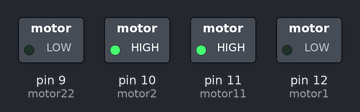
A sketch run on a simulated Arduino Uno, built with avr-gcc and run on an emulated ATmega328P. Shown: switched loads named in the sketch (green lamp = pin HIGH).

Above: at 0.2 s.
Timing chart, 0 to 1.7 s (numbered marks = the images above):
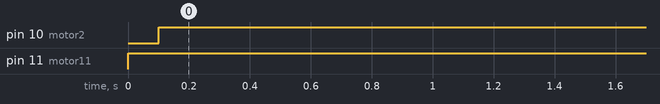

Measured:
- by itself, pin 10 (motor2): LOW → HIGH at 0.10 s
- by itself, pin 11 (motor11): LOW → HIGH at 0.00 s

The sketch:

movements.ino
```cpp
int motor1=12;
int motor11=11;
int motor2=10;
int motor22=9;
String action;
char direction1,direction2;
int recievedmsg1,recievedmsg2,recievedmsg3,recievedmsg4,recievedmsg5,recievedmsg6;
int concat_init_1,concat_init_2,FinalStep_1,FinalStep_2=0;

void Fwd(int x, int y)
{
    digitalWrite(motor1,HIGH);
    digitalWrite(motor11,LOW);
    delay(x);
    digitalWrite(motor2,HIGH);
    digitalWrite(motor22,LOW);
    delay(y);
}


void Bck(int x, int y)
{
    digitalWrite(motor11,HIGH);
    digitalWrite(motor1,LOW);
    delay(x);
    digitalWrite(motor2,LOW);
    digitalWrite(motor22,HIGH);
    delay(y);
}

void Lft(int x, int y)
{
    digitalWrite(motor1,HIGH);
    digitalWrite(motor11,LOW);
    delay(x);
    digitalWrite(motor2,LOW);
    digitalWrite(motor22,HIGH);
    delay(y);
}

void Rt(int x, int y)
{
    digitalWrite(motor1,LOW);
    digitalWrite(motor11,HIGH);
    delay(x);
    digitalWrite(motor2,HIGH);
    digitalWrite(motor22,LOW);
    delay(y);
}

//***************main*****************//

void setup()
{
    pinMode(motor1,OUTPUT);
    pinMode(motor11,OUTPUT);
    pinMode(motor2,OUTPUT);
    pinMode(motor22,OUTPUT);
    Serial.begin(9600);
}

void loop()
{
    Rt(100,200);
    action=Serial.readString();
    action.trim();

    direction1=action[0];//Dir1
    recievedmsg1=action[1]-48;
    recievedmsg2=action[2]-48;
    recievedmsg3=action[3]-48;
    direction2=action[4];//Dir2
    recievedmsg4=action[5]-48;
    recievedmsg5=action[6]-48;
    recievedmsg6=action[7]-48;

    concat_init_1=recievedmsg1*10+recievedmsg2;
    FinalStep_1=concat_init_1*10+recievedmsg3;//Step1

    concat_init_2=recievedmsg4*10+recievedmsg5;
    FinalStep_2=concat_init_2*10+recievedmsg6;//Step2

}
```
